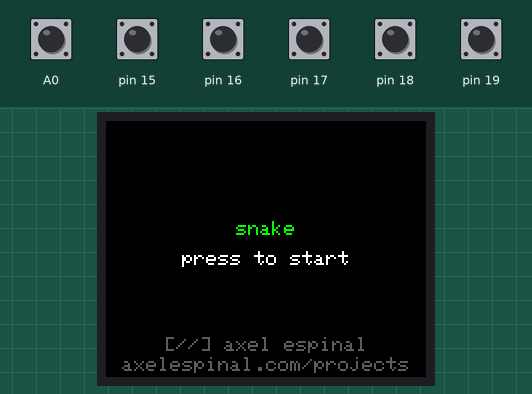
This sketch was run on a simulated Arduino Uno, built with avr-gcc and run on an emulated ATmega328P. Parts: 160×128 colour display. The test bench sets the inputs (shaded band); at power-on: A0, pin 15–19 HIGH. Random numbers use the default seed unless the sketch sets one.

Above: at 1.0 s.
1.1 s: A0 pulled LOW for 0.15 s
At 1.2 s:
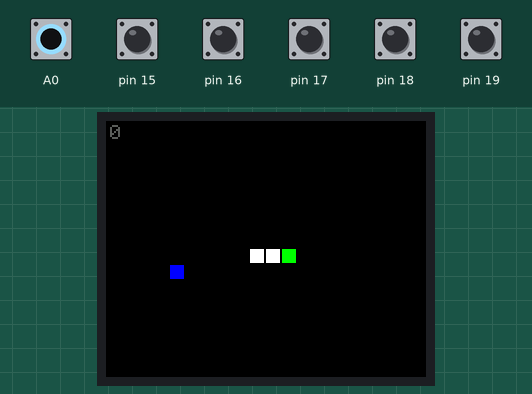
1.8 s: pin 19 pulled LOW for 0.15 s
At 2.1 s:
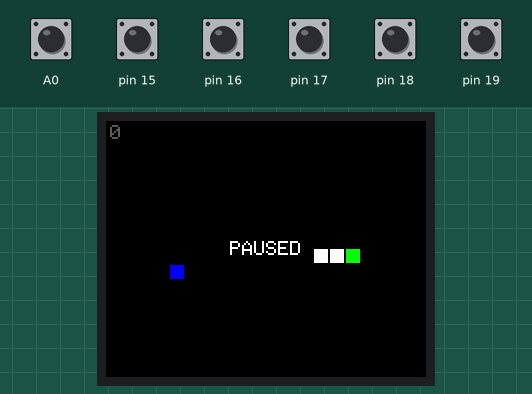
3.4 s: pin 19 pulled LOW for 1 s
At 5.3 s:
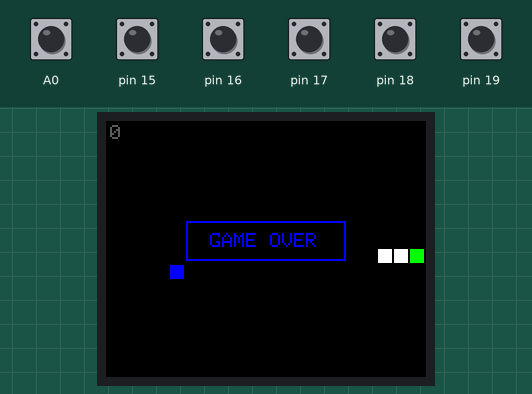
5.9 s: pin 19 pulled LOW for 0.15 s
At 6.0 s:
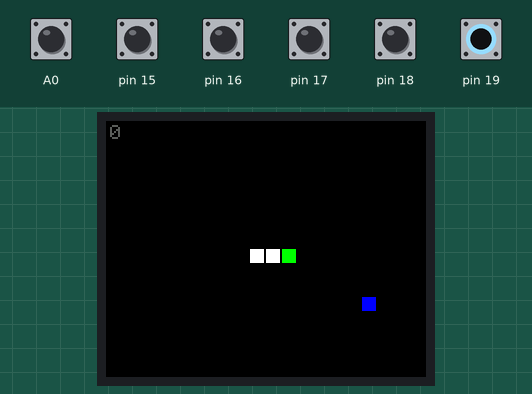
6.6 s: pin 18 pulled LOW for 0.15 s
At 7.4 s:
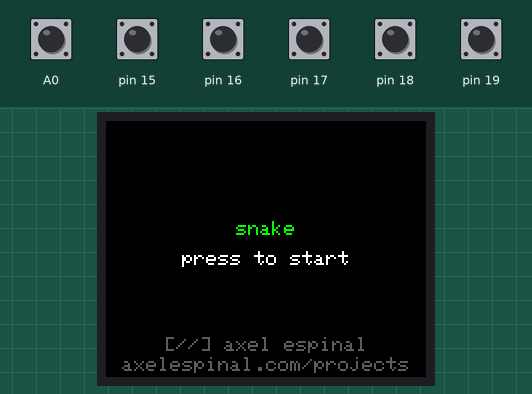
8.2 s: pin 17 pulled LOW for 0.15 s
At 9.7 s:
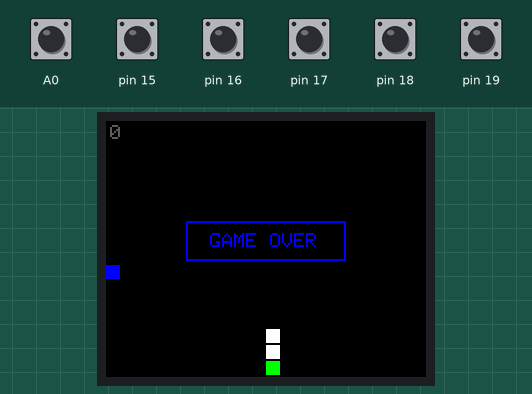
Timing chart, 0 to 9.9 s (numbered marks = the images above; inputs shaded):
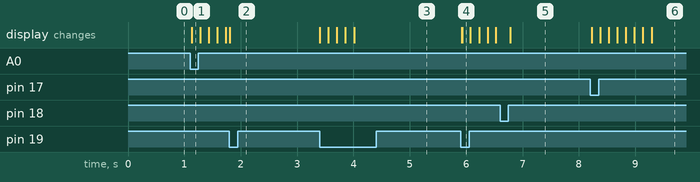

Measured:
- after the input at 1.1 s, the display: changes at once (image 1)
- after the input at 3.4 s, the display: first changes at once (image 3 shows a later state)
- after the input at 5.9 s, the display: first changes at once (image 4 shows a later state)
- after the input at 8.2 s, the display: first changes at once (image 6 shows a later state)

The sketch:

snake.ino
```cpp
#include <Adafruit_GFX.h>
#include <Adafruit_ST7735.h>
#include <SPI.h>

/*
 snake.ino | part of project meridian

 not metal gear snake

 [//] axelespinal.com/projects

 last updated: 2025-12-26
*/

// --- SCREEN SETUP ---
#define TFT_CS 6
#define TFT_RST 9
#define TFT_DC 8

// --- BUTTON PINS ---
#define BTN_LEFT_BIT 0
#define BTN_RIGHT_BIT 1
#define BTN_UP_BIT 2
#define BTN_DOWN_BIT 3
#define BTN_MENU_BIT 4
#define BTN_START_BIT 5

#define IS_PRESSED(bit) (!(PINC & (1 << bit)))

Adafruit_ST7735 tft = Adafruit_ST7735(TFT_CS, TFT_DC, TFT_RST);

// --- LAYOUT CONSTANTS ---
#define BLOCK_SIZE 8
#define GRID_W 20 // 160 / 8
#define GRID_H 16 // 128 / 8

// --- COLORS ---
#define C_BLACK ST7735_BLACK
#define C_WHITE ST7735_WHITE
#define C_GREY 0x5AEB
#define C_RED ST7735_BLUE // BGR Fix
#define C_GREEN ST7735_GREEN
#define C_BLUE ST7735_RED // BGR Fix

// --- GLOBALS ---

// Circular Buffer for Snake Body
// Size = Total Grid Cells = 320
// Using uint8_t saves RAM.
// snakeBuffer[i] stores Direction to next segment? No, let's store Positions.
// To optimize properly:
// Storing X and Y separately is fine.
// Circular Buffer: headIdx points to current head, tailIdx points to current
// tail. When moving:
// 1. increment headIdx (wrap around).
// 2. Put new coordinate at headIdx.
// 3. If NOT eating: increment tailIdx (wrap around) -> this effectively
// 'removes' the tail.
//    If eating: do NOT increment tailIdx -> length increases.

uint8_t snakeX[GRID_W * GRID_H];
uint8_t snakeY[GRID_W * GRID_H];
uint16_t headIdx = 0;
uint16_t tailIdx = 0;
uint16_t snakeLen = 3;

// Grid Map for O(1) Collision & Food Spawn
// 0 = Empty, 1 = Snake Body, 2 = Food
uint8_t grid[GRID_W][GRID_H];

// Direction: 0=Right, 1=Down, 2=Left, 3=Up
uint8_t dir = 0;
uint8_t nextDir = 0;

uint8_t foodX, foodY;
long score = 0;
bool gameOver = false;
bool paused = false;
unsigned long lastMoveTime = 0;
int moveInterval = 150;

// Input State
bool lastStartBtn = HIGH;
bool lastMenuBtn = HIGH;

// Prototypes
void spawnFood();
void drawBlock(uint8_t x, uint8_t y, uint16_t color);
void showStartScreen();
void resetGame();
void doGameOver();
void updateGame();
void setGrid(uint8_t x, uint8_t y, uint8_t val);

void setup() {
  for (int i = 0; i <= 5; i++) {
    pinMode(A0 + i, INPUT_PULLUP);
  }
  tft.initR(INITR_GREENTAB);
  tft.fillScreen(C_BLACK);
  tft.setRotation(1);

  showStartScreen();
}

void showStartScreen() {
  // Wait for Release (Latch)
  while ((~PINC & 0x3F) != 0) {
    delay(10);
  }

  tft.fillScreen(C_BLACK);

  // Title: "snake" (lowercase, size 1, same as press text)
  tft.setTextSize(1);
  tft.setTextColor(C_GREEN);
  // Center logic: 160 width. "snake" is 5 chars * 6px = 30px. (160-30)/2 = 65
  tft.setCursor(65, 50);
  tft.print(F("snake"));

  tft.setTextColor(C_WHITE);
  // "press to start" is 14 chars * 6px = 84px. (160-84)/2 = 38
  tft.setCursor(38, 65);
  tft.print(F("press to start"));

  // Footer
  tft.setTextColor(C_GREY);
  tft.setCursor(29, 108);
  tft.print(F("[//] axel espinal"));
  tft.setCursor(8, 118);
  tft.print(F("axelespinal.com/projects"));

  long seedCounter = 0;
  while (true) {
    seedCounter++;
    if ((~PINC & 0x3F) != 0) {
      randomSeed(micros() + seedCounter);
      break;
    }
    delay(10);
  }

  // resetGame will be called in loop or here?
  // better here to start fresh.
  resetGame();
}

void loop() {
  // Determine input first
  if (gameOver) {
    if (IS_PRESSED(BTN_START_BIT) &&
        lastStartBtn == LOW) { // On Press? Or Release?
      // Simple Game Over logic
      resetGame();
      lastStartBtn = HIGH; // Prevent immediate pause
      return;
    }
  }

  // Input Handling
  if (IS_PRESSED(BTN_LEFT_BIT) && dir != 0)
    nextDir = 2;
  // Prevent reverse direction? Yes, handled by `&& dir != 0` etc.
  // wait, if im going RIGHT (0), I can't go LEFT (2).
  // if im going DOWN (1), I can't go UP (3).
  // if im going LEFT (2), I can't go RIGHT (0).
  // if im going UP (3), I can't go DOWN (1).
  if (IS_PRESSED(BTN_RIGHT_BIT) && dir != 2)
    nextDir = 0;
  if (IS_PRESSED(BTN_UP_BIT) && dir != 1)
    nextDir = 3;
  if (IS_PRESSED(BTN_DOWN_BIT) && dir != 3)
    nextDir = 1;

  // Menu Button (Return to start)
  bool currMenuBtn = IS_PRESSED(BTN_MENU_BIT);
  // Latch logic is effectively: trigger on Press, but we handled latch in
  // StartScreen. Here we just want to go there.
  if (lastMenuBtn == LOW && currMenuBtn == HIGH) {
    showStartScreen(); // This blocks until user presses a key
    lastMenuBtn = currMenuBtn;
    return;
  }
  lastMenuBtn = currMenuBtn;

  // Pause
  bool currStartBtn = IS_PRESSED(BTN_START_BIT);
  if (lastStartBtn == LOW && currStartBtn == HIGH) {
    if (!gameOver) {
      paused = !paused;
      if (paused) {
        tft.setCursor(62, 60);
        tft.setTextColor(C_WHITE, C_BLACK);
        tft.print(F("PAUSED"));
      } else {
        tft.fillRect(60, 60, 40, 10, C_BLACK);
        // Redraw food/snake to be sure
        drawBlock(foodX, foodY, C_RED);
        // Redraw head/tail from buffer is tricky without iterating.
        // We can just iterate buffer.
        int tempIdx = tailIdx;
        for (int i = 0; i < snakeLen; i++) {
          drawBlock(snakeX[tempIdx], snakeY[tempIdx],
                    (i == snakeLen - 1) ? C_GREEN : C_WHITE);
          tempIdx = (tempIdx + 1) % (GRID_W * GRID_H);
        }
      }
    }
  }
  lastStartBtn = currStartBtn;

  if (paused || gameOver) {
    delay(10);
    return; // Idle
  }

  if (millis() - lastMoveTime > moveInterval) {
    lastMoveTime = millis();
    updateGame();
  }
}

void updateGame() {
  // 1. Update Direction
  // Only allow direction change if it's not 180 turn directly (already checked
  // in input) But we need to check if we already moved in that direction?
  // Actually, simple input check is mostly fine for snake.
  dir = nextDir;

  uint8_t newX = snakeX[headIdx];
  uint8_t newY = snakeY[headIdx];

  switch (dir) {
  case 0:
    newX++;
    break;
  case 1:
    newY++;
    break;
  case 2:
    newX--;
    break;
  case 3:
    newY--;
    break;
  }

  // 2. Collision Check (O(1))
  // Wall
  if (newX >= GRID_W || newX < 0 || newY >= GRID_H || newY < 0) {
    doGameOver();
    return;
  }
  // Self (Grid Check)
  // Note: If we are not growing, the tail will move, so hitting the tail is
  // safe? Actually snake logic usually says hitting the tail segment that IS
  // ABOUT TO MOVE is safe. But simplistic grid check says 1. Let's check:
  if (grid[newX][newY] == 1) {
    // Safe only if it's the tail AND we're not eating.
    bool isTail = (newX == snakeX[tailIdx] && newY == snakeY[tailIdx]);
    // But we handle tail clearing logic *after* food check.
    // Standard snake: Hitting tail is valid iff tail moves away this turn.
    // So, if not eating, tail moves.
    if (isTail) {
      // Safe.
    } else {
      doGameOver();
      return;
    }
  }

  // 3. Move & Food
  // Advance Head
  headIdx = (headIdx + 1) % (GRID_W * GRID_H);
  snakeX[headIdx] = newX;
  snakeY[headIdx] = newY;

  bool ate = (grid[newX][newY] == 2); // Check map for food

  // Update Grid Map (New Head)
  grid[newX][newY] = 1;
  drawBlock(newX, newY, C_GREEN);

  // Old Head becomes Body
  // Determine previous head index
  int prevHeadIdx = (headIdx == 0) ? (GRID_W * GRID_H - 1) : headIdx - 1;
  if (snakeLen > 1)
    drawBlock(snakeX[prevHeadIdx], snakeY[prevHeadIdx], C_WHITE);

  if (ate) {
    snakeLen++;
    score += 10;
    if (moveInterval > 50)
      moveInterval -= 2;
    spawnFood();
    // Tail does not move
  } else {
    // Tail moves: Clear old tail from Grid and Screen
    uint8_t tX = snakeX[tailIdx];
    uint8_t tY = snakeY[tailIdx];
    grid[tX][tY] = 0;
    drawBlock(tX, tY, C_BLACK);

    tailIdx = (tailIdx + 1) % (GRID_W * GRID_H);
  }

  // Draw Score
  tft.setCursor(2, 2);
  tft.setTextColor(C_GREY, C_BLACK); // Opaque
  tft.print(score);
}

void spawnFood() {
  // O(1) Check? No, random Spawn is probabilistic.
  // But checking validity is O(1) via Grid.
  while (true) {
    uint8_t fx = random(0, GRID_W);
    uint8_t fy = random(0, GRID_H);
    if (grid[fx][fy] == 0) {
      foodX = fx;
      foodY = fy;
      grid[fx][fy] = 2;
      drawBlock(fx, fy, C_RED);
      break;
    }
  }
}

void drawBlock(uint8_t x, uint8_t y, uint16_t color) {
  tft.fillRect(x * BLOCK_SIZE, y * BLOCK_SIZE, BLOCK_SIZE - 1, BLOCK_SIZE - 1,
               color);
}

void resetGame() {
  tft.fillScreen(C_BLACK);
  // Clear Grid
  memset(grid, 0, sizeof(grid));

  snakeLen = 3;
  headIdx = 2; // 0, 1, 2
  tailIdx = 0;

  // Init Snake
  snakeX[0] = 8;
  snakeY[0] = 8;
  snakeX[1] = 9;
  snakeY[1] = 8;
  snakeX[2] = 10;
  snakeY[2] = 8;

  for (int i = 0; i < 3; i++) {
    grid[snakeX[i]][snakeY[i]] = 1;
    drawBlock(snakeX[i], snakeY[i], (i == 2) ? C_GREEN : C_WHITE);
  }

  dir = 0;
  nextDir = 0;
  score = 0;
  moveInterval = 150;
  gameOver = false;
  paused = false;

  spawnFood();
}

void doGameOver() {
  gameOver = true;
  tft.fillRect(40, 50, 80, 20, C_BLACK);
  tft.drawRect(40, 50, 80, 20, C_RED);
  tft.setCursor(52, 56);
  tft.setTextColor(C_RED);
  tft.print(F("GAME OVER"));
}
```
